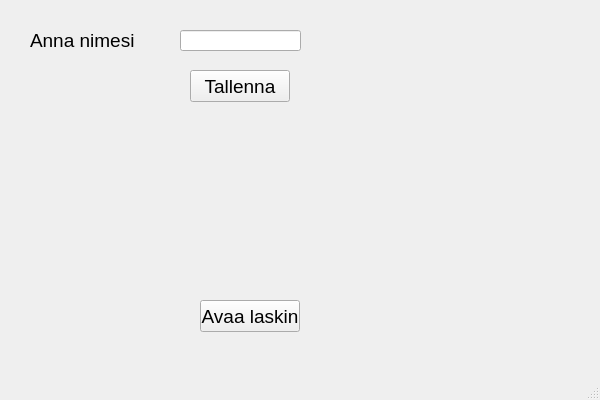
<?xml version="1.0" encoding="UTF-8"?>
<ui version="4.0">
 <class>MainWindow</class>
 <widget class="QMainWindow" name="MainWindow">
  <property name="geometry">
   <rect>
    <x>0</x>
    <y>0</y>
    <width>600</width>
    <height>400</height>
   </rect>
  </property>
  <property name="windowTitle">
   <string>MainWindow</string>
  </property>
  <widget class="QWidget" name="centralwidget">
   <widget class="QLabel" name="label">
    <property name="geometry">
     <rect>
      <x>30</x>
      <y>20</y>
      <width>131</width>
      <height>41</height>
     </rect>
    </property>
    <property name="font">
     <font>
      <pointsize>14</pointsize>
     </font>
    </property>
    <property name="text">
     <string>Anna nimesi</string>
    </property>
   </widget>
   <widget class="QLineEdit" name="textName">
    <property name="geometry">
     <rect>
      <x>180</x>
      <y>30</y>
      <width>121</width>
      <height>21</height>
     </rect>
    </property>
    <property name="font">
     <font>
      <pointsize>14</pointsize>
     </font>
    </property>
   </widget>
   <widget class="QLabel" name="labelResult">
    <property name="geometry">
     <rect>
      <x>30</x>
      <y>120</y>
      <width>481</width>
      <height>41</height>
     </rect>
    </property>
    <property name="font">
     <font>
      <pointsize>14</pointsize>
     </font>
    </property>
    <property name="text">
     <string/>
    </property>
   </widget>
   <widget class="QPushButton" name="btnSave">
    <property name="geometry">
     <rect>
      <x>190</x>
      <y>70</y>
      <width>100</width>
      <height>32</height>
     </rect>
    </property>
    <property name="font">
     <font>
      <pointsize>14</pointsize>
     </font>
    </property>
    <property name="text">
     <string>Tallenna</string>
    </property>
   </widget>
   <widget class="QPushButton" name="btnOpenCalculator">
    <property name="geometry">
     <rect>
      <x>200</x>
      <y>300</y>
      <width>100</width>
      <height>32</height>
     </rect>
    </property>
    <property name="font">
     <font>
      <pointsize>14</pointsize>
     </font>
    </property>
    <property name="text">
     <string>Avaa laskin</string>
    </property>
   </widget>
  </widget>
  <widget class="QMenuBar" name="menubar">
   <property name="geometry">
    <rect>
     <x>0</x>
     <y>0</y>
     <width>600</width>
     <height>24</height>
    </rect>
   </property>
  </widget>
  <widget class="QStatusBar" name="statusbar"/>
 </widget>
 <resources/>
 <connections/>
</ui>
